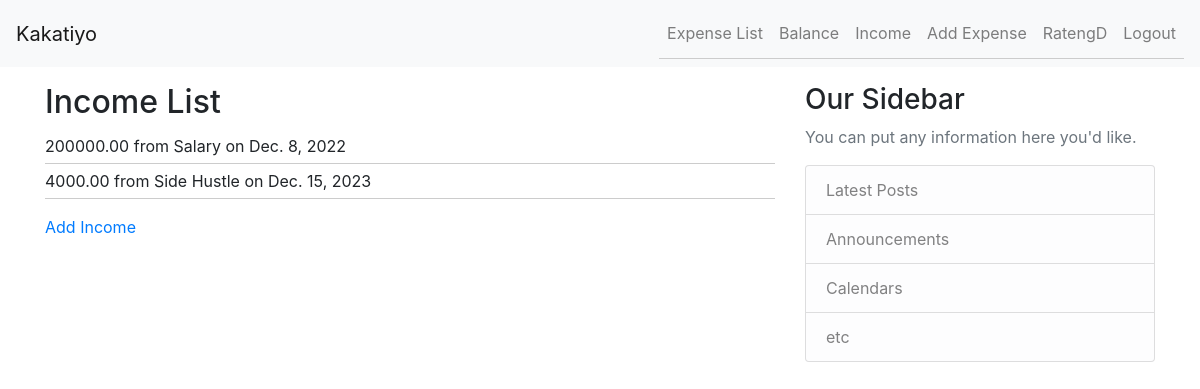
Before: /income/income/ (signed in) with the older database file.
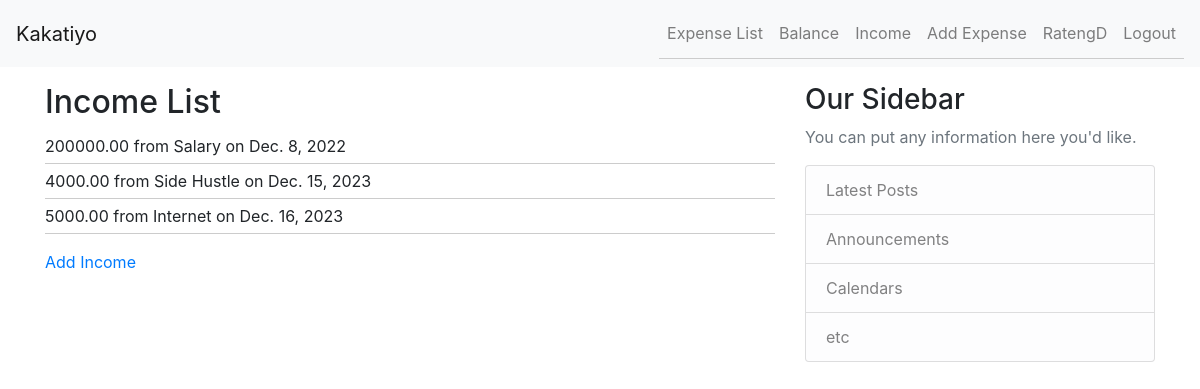
After: the same page with the newer database file.
### income/models.py (models this page shows, shortened)
class Income(models.Model):
    user = models.ForeignKey(User, on_delete=models.CASCADE)
    amount = models.DecimalField(max_digits=10, decimal_places=2)
    source = models.CharField(max_length=255)
    date = models.DateField()

### income/views.py (the view)
# urls.py: path('income/', income_list, name='income_list'),
@login_required
def income_list(request):
    incomes = Income.objects.filter(user=request.user)
    return render(request, 'income/income_list.html', {'incomes': incomes})

### income/templates/income/income_list.html
{% extends 'base.html' %} {% block content %}
<h2>Income List</h2>
<ul>
	{% for income in incomes %}
	<li>{{ income.amount }} from {{ income.source }} on {{ income.date }}</li>
	{% endfor %}
</ul>
<a href="{% url 'add_income' %}">Add Income</a>
{% endblock %}

Changed rows visible on the page:
added Income: amount "5000.00", source "Internet", date "Dec. 16, 2023"
